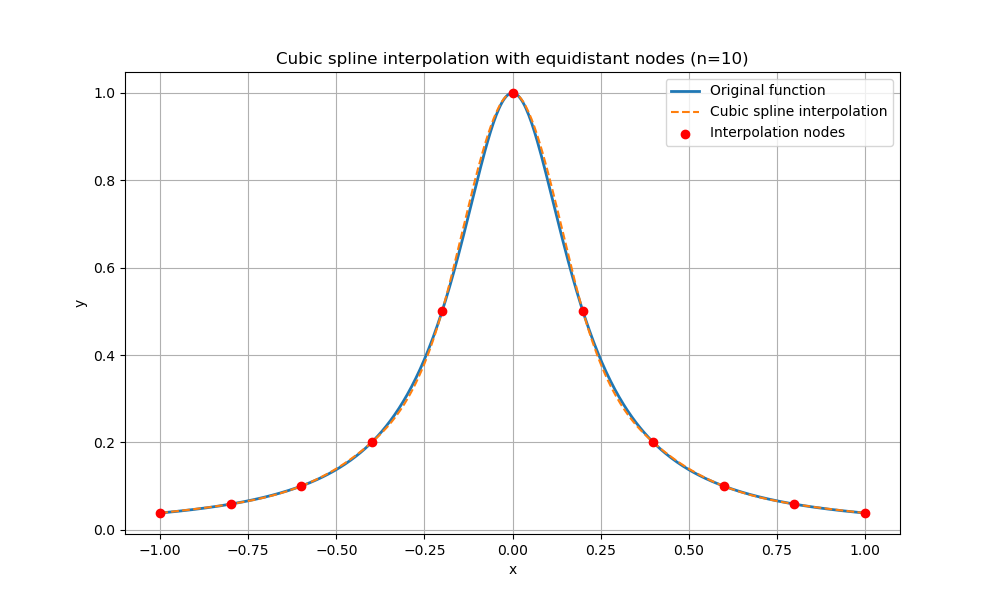

Recreate this plot in Python.
import numpy as np
import matplotlib.pyplot as plt
from scipy.interpolate import CubicSpline

# 目标函数
def f(x):
    return 1 / (1 + 25 * x ** 2)

# 生成等分节点
def equidistant_nodes(a, b, n):
    return np.linspace(a, b, n + 1)

if __name__ == "__main__":
    a, b = -1, 1
    n = 10  # 插值节点数-1，可自行调整
    x_nodes = equidistant_nodes(a, b, n)
    y_nodes = f(x_nodes)

    # 构造三次样条插值（自然边界条件）
    cs = CubicSpline(x_nodes, y_nodes, bc_type='natural')

    # 生成用于绘图的点
    x_plot = np.linspace(a, b, 500)
    y_true = f(x_plot)
    y_spline = cs(x_plot)

    # 绘图
    plt.figure(figsize=(10, 6))
    plt.plot(x_plot, y_true, label="Original function", linewidth=2)
    plt.plot(x_plot, y_spline, '--', label="Cubic spline interpolation")
    plt.scatter(x_nodes, y_nodes, color='red', zorder=5, label="Interpolation nodes")
    plt.legend()
    plt.title(f"Cubic spline interpolation with equidistant nodes (n={n})")
    plt.xlabel("x")
    plt.ylabel("y")
    plt.grid(True)
    plt.show()

# =========================
# 中文说明：
# 本代码在区间[-1, 1]上，使用等分节点对函数f(x)=1/(1+25x^2)进行三次样条插值（自然边界）。
# 1. 首先生成n+1个等分节点，并计算对应的函数值。
# 2. 使用scipy库的CubicSpline类，构造三次样条插值函数。
# 3. 在较密集的x点上分别计算原函数值和样条插值值。
# 4. 绘制原函数曲线、三次样条插值曲线和插值节点，图像中的注释均为英文。
# 5. 通过对比两条曲线，可以观察三次样条插值对原函数的拟合效果。
# 6. 你可以修改n的值，观察不同插值节点数下的插值效果。
# ========================= 
